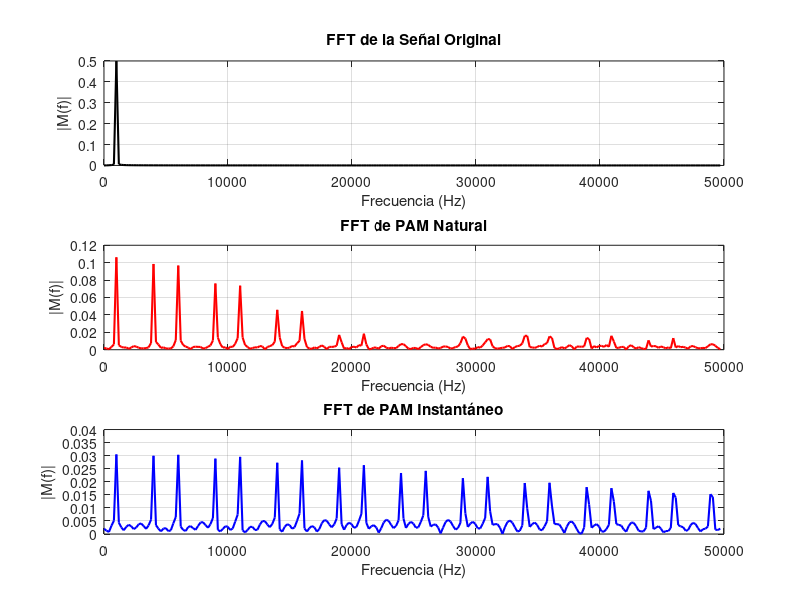

Reproduce this figure in MATLAB.
clc; clear; close all;

%% Parámetros de la señal original
A = 1;           
fc = 1000;         
Ts = 1/100000;     
t = 0:Ts:5/fc;     
m_t = A * sin(2 * pi * fc * t);

%% Parámetros de PAM
fs = 5000;         
Ts_pam = 1/fs;     
d = 0.2;            
tau = d * Ts_pam;  

%% Generación de la modulación PAM Natural
pulsos_natural = zeros(size(t));  
for i = 1:length(t)
    if mod(t(i), Ts_pam) < tau
        pulsos_natural(i) = 1; 
    end
end
m_pam_natural = m_t .* pulsos_natural; 

%% Generación de la modulación PAM Instantáneo
m_pam_inst = zeros(size(t));  
for i = 1:length(t)
    if mod(t(i), Ts_pam) < Ts  
        m_pam_inst(i) = m_t(i);     end
end

%% Transformadas de Fourier
N = length(t);                         
f = (0:N-1)*(1/Ts)/N;                   
f_pos = f(1:N/2);                       

M_t = abs(fft(m_t)/N);                  
M_pam_natural = abs(fft(m_pam_natural)/N);
M_pam_inst = abs(fft(m_pam_inst)/N);   

%% Graficar transformadas de Fourier
figure;
subplot(3,1,1);
plot(f_pos, M_t(1:N/2), 'k', 'LineWidth', 1.5);
title('FFT de la Señal Original');
xlabel('Frecuencia (Hz)'); ylabel('|M(f)|');
grid on;

subplot(3,1,2);
plot(f_pos, M_pam_natural(1:N/2), 'r', 'LineWidth', 1.5);
title('FFT de PAM Natural');
xlabel('Frecuencia (Hz)'); ylabel('|M(f)|');
grid on;

subplot(3,1,3);
plot(f_pos, M_pam_inst(1:N/2), 'b', 'LineWidth', 1.5);
title('FFT de PAM Instantáneo');
xlabel('Frecuencia (Hz)'); ylabel('|M(f)|');
grid on;